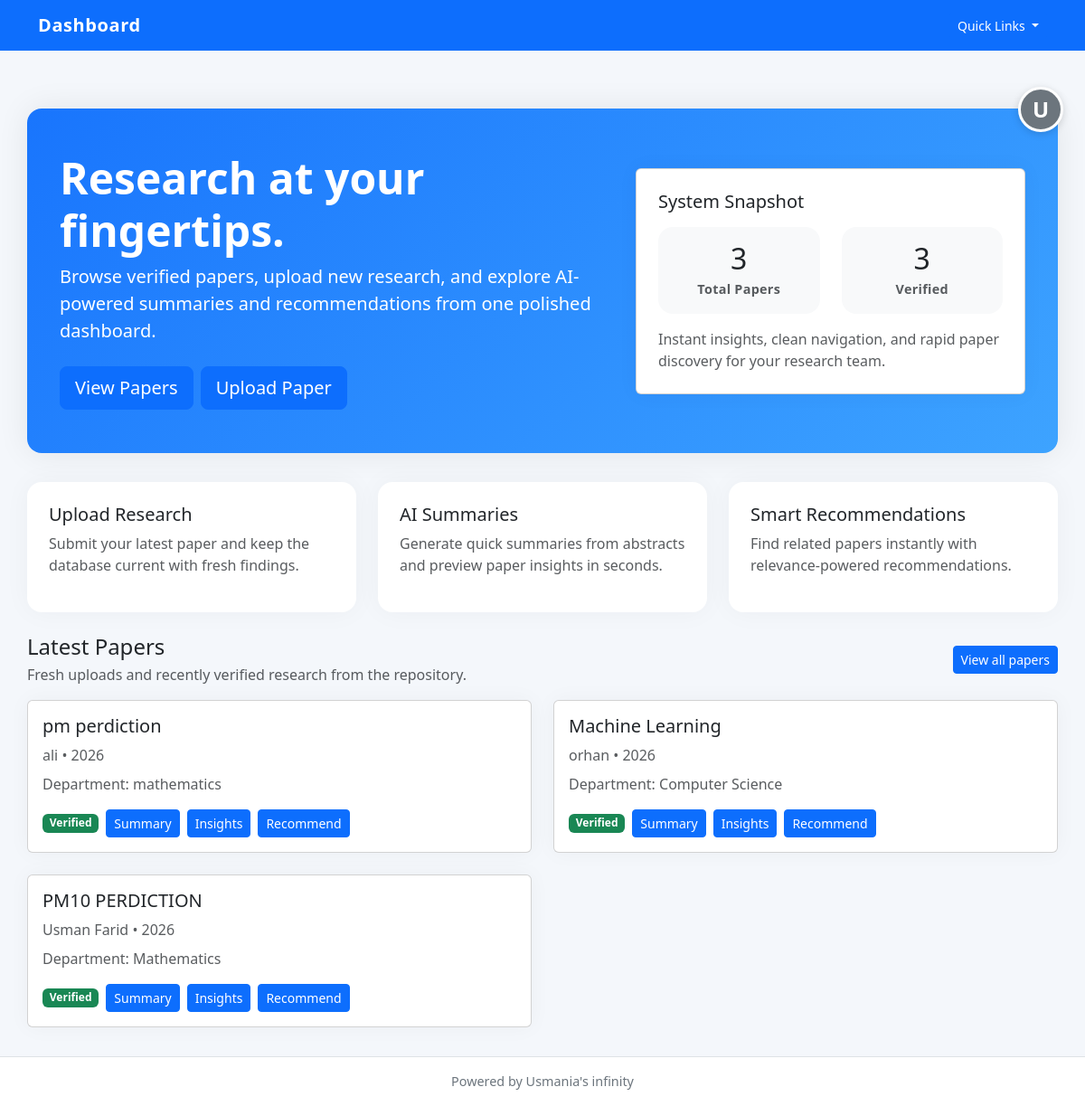
/ (signed in), run on the app's committed database.
### app/models.py (models this page shows)
class User(UserMixin, db.Model):
    __tablename__ = "users"
    id = db.Column(db.Integer, primary_key=True)
    name = db.Column(db.String(150), nullable=False)
    email = db.Column(db.String(150), unique=True, nullable=False)
    password = db.Column(db.String(255), nullable=False)
    role = db.Column(db.String(50), default="faculty")  # faculty / admin
    department_id = db.Column(db.Integer, db.ForeignKey("departments.id"))
    papers = db.relationship("Paper", backref="author", lazy=True)
    approved = db.Column(db.Boolean, default=False)
    created_at = db.Column(db.DateTime, default=datetime.utcnow)

class Paper(db.Model):
    __tablename__ = "papers"
    id = db.Column(db.Integer, primary_key=True)
    title = db.Column(db.String(500))
    authors = db.Column(db.Text)
    year = db.Column(db.Integer)
    abstract = db.Column(db.Text)
    pdf_path = db.Column(db.String(500))
    link = db.Column(db.String(500))
    verified = db.Column(db.Boolean, default=False)
    department_id = db.Column(db.Integer, db.ForeignKey("departments.id"))
    user_id = db.Column(db.Integer, db.ForeignKey("users.id"))
    created_at = db.Column(db.DateTime, default=datetime.utcnow)

class Department(db.Model):
    __tablename__ = "departments"
    id = db.Column(db.Integer, primary_key=True)
    name = db.Column(db.String(150), unique=True, nullable=False)
    users = db.relationship("User", backref="department", lazy=True)
    papers = db.relationship("Paper", backref="department", lazy=True)

### app/__init__.py (the view)
    @app.route("/")
    def home():
        from .models import Paper
        recent_papers = Paper.query.order_by(Paper.created_at.desc()).limit(4).all()
        total_papers = Paper.query.count()
        verified_count = Paper.query.filter_by(verified=True).count()
        return render_template(
            "home.html",
            recent_papers=recent_papers,
            total_papers=total_papers,
            verified_count=verified_count,
        )

### app/__init__.py (called while the page is built)
def create_app():
    app = Flask(__name__)
    app.config.from_object(Config)
    db.init_app(app)
    login_manager.init_app(app)
    migrate.init_app(app, db)
    app.register_blueprint(auth_bp)
    app.register_blueprint(papers_bp, url_prefix="/papers")
    app.register_blueprint(admin_bp)         # admin routes
    app.register_blueprint(dashboard_bp)     # dashboard routes
    @app.route("/")
    def home():
        from .models import Paper
        recent_papers = Paper.query.order_by(Paper.created_at.desc()).limit(4).all()
        total_papers = Paper.query.count()
        verified_count = Paper.query.filter_by(verified=True).count()
        return render_template(
            "home.html",
            recent_papers=recent_papers,
            total_papers=total_papers,
            verified_count=verified_count,
        )
    return app

### app/routes/auth.py (called while the page is built)
@login_manager.user_loader
def load_user(user_id):
    return User.query.get(int(user_id))

### app/templates/home.html (shortened to what this page needs)
{% extends "base.html" %}
{% block content %}
<div class="hero-section">
    <div class="container">
        <div class="row align-items-center">
            <div class="col-lg-7">
                <h1 class="display-5 fw-bold">Research at your fingertips.</h1>
                <p class="lead mb-4">Browse verified papers, upload new research, and explore AI-powered summaries and recommendations from one polished dashboard.</p>
                <div class="d-flex flex-wrap gap-2">
                    <a href="{{ url_for('papers.list_papers') }}" class="btn btn-light btn-lg">View Papers</a>
                    {% if current_user.is_authenticated %}
                    <a href="{{ url_for('papers.upload_paper') }}" class="btn btn-outline-light btn-lg">Upload Paper</a>
                    {% else %}
                    <a href="{{ url_for('auth.login') }}" class="btn btn-outline-light btn-lg">Login to Upload</a>
                    <a href="{{ url_for('auth.register') }}" class="btn btn-primary btn-lg">Create Account</a>
                    {% endif %}
                </div>
            </div>
            <div class="col-lg-5 mt-4 mt-lg-0">
                <div class="card card-shadow p-4 bg-white text-dark">
                    <h5 class="mb-3">System Snapshot</h5>
                    <div class="row text-center gy-3">
                        <div class="col-6">
                            <div class="rounded-4 bg-light p-3">
                                <div class="h2 mb-1">{{ total_papers }}</div>
                                <div class="stats-badge text-muted">Total Papers</div>
                            </div>
                        </div>
                        <div class="col-6">
                            <div class="rounded-4 bg-light p-3">
                                <div class="h2 mb-1">{{ verified_count }}</div>
                                <div class="stats-badge text-muted">Verified</div>
                            </div>
                        </div>
                    </div>
                    <p class="text-muted mt-3 mb-0">Instant insights, clean navigation, and rapid paper discovery for your research team.</p>
                </div>
            </div>
        </div>
    </div>
</div>
<div class="row g-4 mb-4">
    <div class="col-md-4">
        <div class="card feature-card h-100 p-4">
            <h5>Upload Research</h5>
            <p class="text-muted">Submit your latest paper and keep the database current with fresh findings.</p>
        </div>
    </div>
    <div class="col-md-4">
        <div class="card feature-card h-100 p-4">
            <h5>AI Summaries</h5>
            <p class="text-muted">Generate quick summaries from abstracts and preview paper insights in seconds.</p>
        </div>
    </div>
    <div class="col-md-4">
        <div class="card feature-card h-100 p-4">
            <h5>Smart Recommendations</h5>
            <p class="text-muted">Find related papers instantly with relevance-powered recommendations.</p>
        </div>
    </div>
</div>
<div class="d-flex justify-content-between align-items-center mb-3">
    <div>
        <h2 class="h4 mb-1">Latest Papers</h2>
        <p class="text-muted mb-0">Fresh uploads and recently verified research from the repository.</p>
    </div>
    <a href="{{ url_for('papers.list_papers') }}" class="btn btn-sm btn-primary">View all papers</a>
</div>
{% if recent_papers %}
<div class="row g-4">
    {% for paper in recent_papers %}
    <div class="col-lg-6">
        <div class="card card-shadow h-100">
            <div class="card-body">
                <h5 class="card-title">{{ paper.title }}</h5>
                <p class="text-muted mb-2">{{ paper.authors }} • {{ paper.year }}</p>
                <p class="mb-3 text-muted">Department: {{ paper.department.name if paper.department else 'N/A' }}</p>
                <div class="d-flex flex-wrap gap-2 align-items-center">
                    <span class="badge bg-{{ 'success' if paper.verified else 'warning text-dark' }}">{{ 'Verified' if paper.verified else 'Pending' }}</span>
                    <a class="btn btn-sm btn-outline-primary" href="{{ url_for('papers.summary', paper_id=paper.id) }}">Summary</a>
                    <a class="btn btn-sm btn-outline-secondary" href="{{ url_for('papers.insights', paper_id=paper.id) }}">Insights</a>
                    <a class="btn btn-sm btn-outline-info" href="{{ url_for('papers.recommend', paper_id=paper.id) }}">Recommend</a>
                </div>
            </div>
        </div>
    </div>
    {% endfor %}
</div>
{% endif %}
{% endblock %}

### app/templates/base.html (shortened to what this page needs)
<!DOCTYPE html>
<html lang="en">
<head>
    <link href="https://cdn.jsdelivr.net/npm/bootstrap@5.3.3/dist/css/bootstrap.min.css" rel="stylesheet">
</head>
<body>
<nav class="navbar navbar-expand-lg navbar-dark bg-primary fixed-top">
    <div class="container">
        <a class="navbar-brand" href="{{ url_for('home') }}">Dashboard</a>
        <button class="navbar-toggler" type="button" data-bs-toggle="collapse" data-bs-target="#mainNav" aria-controls="mainNav" aria-expanded="false" aria-label="Toggle navigation">
        <div class="collapse navbar-collapse" id="mainNav">
            <div class="d-flex align-items-center ms-3">
                <div class="dropdown">
                    <button class="btn btn-light btn-sm dropdown-toggle" type="button" id="quickLinksDropdown" data-bs-toggle="dropdown" aria-expanded="false">
                        Quick Links
                    </button>
                </div>
            </div>
        </div>
    </div>
</nav>
<div class="profile-btn-container">
    {% if current_user.is_authenticated %}
    <a href="{{ url_for('auth.dashboard') }}" class="profile-btn" title="Profile">{{ current_user.name[0].upper() }}</a>
    {% else %}
    <a href="{{ url_for('auth.login') }}" class="profile-btn" title="Login">👤</a>
    {% endif %}
</div>
<div class="container content">
    {% block content %}{% endblock %}
</div>
<footer class="footer bg-white border-top">
    <div class="container">Powered by Usmania's infinity</div>
</footer>
</body>
</html>

### app/templates/base.html (style rules this page uses)
body { padding-top: 5.5rem; background: #f4f7fb; min-height: 100vh; }
.content { padding: 2rem 0; }
.navbar-brand { font-weight: 700; letter-spacing: 0.03em; }
.hero-section { padding: 3rem 1.5rem; background: linear-gradient(135deg, rgba(13, 110, 253, 0.95), rgba(50, 158, 255, 0.94)); border-radius: 1rem; color: #fff; margin-bottom: 2rem; box-shadow: 0 0 35px rgba(0, 0, 0, 0.08); }
.hero-section h1, .hero-section p { color: #fff; }
.hero-section .btn-light { color: #0d6efd; }
.btn, .btn-primary, .btn-outline-primary, .btn-outline-secondary, .btn-outline-info, .btn-secondary, .btn-danger, .btn-light { color: #fff !important; background-color: #0d6efd !important; border-color: #0d6efd !important; }
.feature-card { border: none; border-radius: 1rem; box-shadow: 0 0 30px rgba(0,0,0,.04); }
.stats-badge { font-size: 0.9rem; font-weight: 600; letter-spacing: 0.02em; }
.card-shadow { box-shadow: 0 0 25px rgba(0,0,0,.04); }
.footer { padding: 1rem 0; text-align: center; color: #6c757d; font-size: 0.9rem; }
.profile-btn-container { position: fixed; top: 6rem; right: 1.5rem; z-index: 1000; }
.profile-btn { width: 50px; height: 50px; border-radius: 50%; background-color: #6c757d; color: white; display: flex; align-items: center; justify-content: center; text-decoration: none; font-weight: 600; font-size: 1.5rem; transition: all 0.3s ease; border: 3px solid white; box-shadow: 0 2px 8px rgba(0, 0, 0, 0.15); }

### data on the page
User: name "U"
Paper: title "pm perdiction", authors "ali", year "2026", department "mathematics", verified "Verified"
Paper: title "Machine Learning", authors "orhan", year "2026", department "Computer Science", verified "Verified"
Paper: title "PM10 PERDICTION", authors "Usman Farid", year "2026", department "Mathematics", verified "Verified"

### other printed values
{{ total_papers }} "3"
{{ verified_count }} "3"
